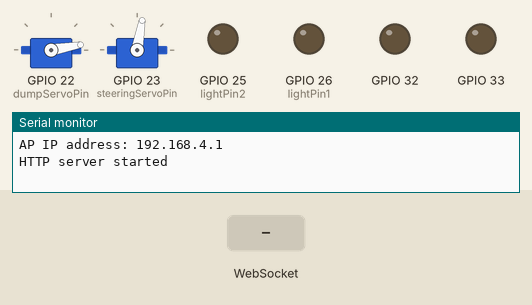
Recording of a sketch running on a simulated ESP32. On the bench: 2 × servo, output pins drawn as LEDs (lit = HIGH), the last lines printed to the serial monitor. The inputs (shaded band) are chosen by the test bench.

Above: at 1.4 s.
1.5 s: WebSocket text "steering" received
At 2.6 s:
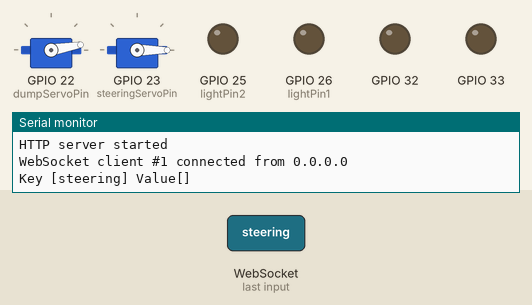
3.0 s: WebSocket text "throttle" received
Timing chart, 0 to 6.0 s (numbered marks = the images above; inputs shaded):
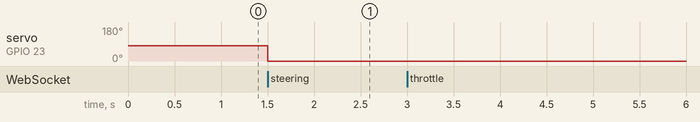

The sketch:

MinDump.ino
```cpp
// make sure to upload with ESP32 Dev Module selected as the board under tools>Board>ESP32 Arduino

#include <Arduino.h>

#include <ESP32Servo.h> // by Kevin Harrington
#include <ESPAsyncWebSrv.h> // by dvarrel
#include <iostream>
#include <sstream>

#if defined(ESP32)
#include <AsyncTCP.h> // by dvarrel
#include <WiFi.h>
#elif defined(ESP8266)
#include <ESPAsyncTCP.h> // by dvarrel
#endif

// defines

#define steeringServoPin  23
#define dumpServoPin 22
#define lightPin1 26
#define lightPin2 25

#define UP 1
#define DOWN 2
#define LEFT 3
#define RIGHT 4
#define ARMUP 5
#define ARMDOWN 6
#define STOP 0

#define RIGHT_MOTOR 1
#define LEFT_MOTOR 0
#define ARM_MOTOR 2

#define FORWARD 1
#define BACKWARD -1

// global constants

extern const char* htmlHomePage PROGMEM;
const char* ssid = "ProfBoots MiniDump 1";

// global variables

Servo steeringServo;
Servo dumpServo;

int dumpBedServoValue = 5;
int lightSwitchTime = 0;
bool horizontalScreen; // when screen orientation is locked vertically this rotates the D-Pad controls so that forward would now be left.
bool removeArmMomentum = false;
bool lightsOff = true;

AsyncWebServer server(80);
AsyncWebSocket wsCarInput("/CarInput");

void steeringControl(int steeringServoValue)
{
  if(dumpServo.attached())
  {
   dumpServo.detach();
    delay(150);
  }
  if(!(steeringServo.attached()))
  {
    steeringServo.attach(steeringServoPin);
  }
  steeringServo.write(steeringServoValue);
}

void dumpControl(int dumpServoValue)
{
   if(steeringServo.attached())
  {
   steeringServo.detach();
    delay(150);
  }
  if(!(dumpServo.attached()))
  {
    dumpServo.attach(dumpServoPin);
  }
  if (dumpServoValue == 5 && dumpBedServoValue < 185)
  {
    dumpBedServoValue = dumpBedServoValue + 5;
    dumpServo.write(dumpBedServoValue);
  }
  if (dumpServoValue == 6 && dumpBedServoValue > 5)
  {
    dumpBedServoValue = dumpBedServoValue - 5;
    dumpServo.write(dumpBedServoValue);
  }
}

void throttleControl(int throttleValue)
{
  if (throttleValue > 20)
  {
    analogWrite(32, throttleValue);
    analogWrite(33, LOW);
  }
  else if (throttleValue < -20)
  {
    throttleValue = throttleValue * -1;
    analogWrite(33, throttleValue);
    analogWrite(32, LOW);
  }
  else
  {
    analogWrite(33, LOW);
    analogWrite(32, LOW);
  }
}
void auxControl(int auxValue)
{
  if ((millis() - lightSwitchTime) > 200)
  {

    Serial.println("Made it to auxcontrol");
    if (auxValue == 1)
    {
      if (lightsOff)
      {
        Serial.println("Made it to if statement");
        digitalWrite(lightPin1, HIGH);
        digitalWrite(lightPin2, LOW);
        lightsOff = false;
      }
      else
      {
        digitalWrite(lightPin1, LOW);
        digitalWrite(lightPin2, LOW);
        lightsOff = true;
      }
      lightSwitchTime = millis();
    }
  }
}

void handleRoot(AsyncWebServerRequest *request)
{
  request->send_P(200, "text/html", htmlHomePage);
}

void handleNotFound(AsyncWebServerRequest *request)
{
  request->send(404, "text/plain", "File Not Found");
}

void onCarInputWebSocketEvent(AsyncWebSocket *server,
                              AsyncWebSocketClient *client,
                              AwsEventType type,
                              void *arg,
                              uint8_t *data,
                              size_t len)
{
  switch (type)
  {
    case WS_EVT_CONNECT:
      Serial.printf("WebSocket client #%u connected from %s\n", client->id(), client->remoteIP().toString().c_str());
      break;
    case WS_EVT_DISCONNECT:
      Serial.printf("WebSocket client #%u disconnected\n", client->id());
      break;
    case WS_EVT_DATA:
      AwsFrameInfo *info;
      info = (AwsFrameInfo*)arg;
      if (info->final && info->index == 0 && info->len == len && info->opcode == WS_TEXT)
      {
        std::string myData = "";
        myData.assign((char *)data, len);
        std::istringstream ss(myData);
        std::string key, value;
        std::getline(ss, key, ',');
        std::getline(ss, value, ',');
        Serial.printf("Key [%s] Value[%s]\n", key.c_str(), value.c_str());
        int valueInt = atoi(value.c_str());
        if (key == "steering")
        {
          steeringControl(valueInt);
        }
        else if (key == "throttle")
        {
          throttleControl(valueInt);
        }
        else if (key == "dump")
        {
          dumpControl(valueInt);
        }
        else if (key == "aux")
        {
          auxControl(valueInt);
        }
      }
      break;
    case WS_EVT_PONG:
    case WS_EVT_ERROR:
      break;
    default:
      break;
  }
}

void setUpPinModes()
{
  pinMode(lightPin1, OUTPUT);
  pinMode(lightPin2, OUTPUT);
  dumpControl(5);
  delay(50);
  steeringControl(80);
}


void setup(void)
{
  setUpPinModes();
  Serial.begin(115200);

  WiFi.softAP(ssid );
  IPAddress IP = WiFi.softAPIP();
  Serial.print("AP IP address: ");
  Serial.println(IP);

  server.on("/", HTTP_GET, handleRoot);
  server.onNotFound(handleNotFound);

  wsCarInput.onEvent(onCarInputWebSocketEvent);
  server.addHandler(&wsCarInput);

  server.begin();
  Serial.println("HTTP server started");
}

void loop()
{
  wsCarInput.cleanupClients();
}
```

HTML.ino
```cpp
// This file contains the HTML data for the ESP32.

const char* htmlHomePage PROGMEM = R"HTMLHOMEPAGE(
<!DOCTYPE html>
<html>
  <head>
  <meta name="viewport" content="width=device-width, initial-scale=.9, maximum-scale=1, user-scalable=yes">
    <style>
    .arrows {
      font-size:50px;
      color:grey;
    }
    td.button {
      background-color:black;
      border-radius:20%;
      box-shadow: 5px 5px #888888;
    }
    td.button:active {
      transform: translate(5px,5px);
      box-shadow: none;
    }
    .auxButton {
  background-color: black; /* Background color of the button */
  box-shadow: 5px 5px #888888;
  color: grey; /* Text color */
  padding: 30px 35px; /* Padding for the button */
  border: none; /* Remove the button border */
  border-radius: 20%; /* Rounded corners */
  font-size: 24px; /* Font size */
  cursor: pointer; /* Cursor style on hover */
  transform: rotate(90deg); /* Rotate the text vertically */
  transform-origin: left center; /* Adjust the origin to change the rotation pivot */
  margin-left: 60px;
  margin-top: 55px;
}
    .auxButton:active {
      transform: translate(-5px,5px);
      transform: rotate(90deg); /* Rotate the text vertically */
      transform-origin: left center;

      box-shadow: none;
    }

    .noselect {
      -webkit-touch-callout: none; /* iOS Safari */
        -webkit-user-select: none; /* Safari */
         -khtml-user-select: none; /* Konqueror HTML */
           -moz-user-select: none; /* Firefox */
            -ms-user-select: none; /* Internet Explorer/Edge */
                user-select: none; /* Non-prefixed version, currently
                                      supported by Chrome and Opera */
    }
        .slidecontainer {
      width: 100%;
    }

    .slider {
      -webkit-appearance: none;
      width: 150%;
      height: 20px;
      border-radius: 5px;
      background: #d3d3d3;
      outline: none;
      opacity: 0.7;
      -webkit-transition: .2s;
      transition: opacity .2s;
    }

    .slider:hover {
      opacity: 1;
    }

    .slider::-webkit-slider-thumb {
      -webkit-appearance: none;
      appearance: none;
      width: 65px;
      height: 65px;
      border-radius: 50%;
      background: red;
      cursor: pointer;
    }

    .slider::-moz-range-thumb {
      width: 60px;
      height: 40px;
      border-radius: 50%;
      background: red;
      cursor: pointer;
    }

.vertical-slider-container {
  display: flex;
  flex-direction: column;
  align-items: center;
  margin-top: 165px;
  width: 5px; /* Adjust the width as needed */
  height: 100px; /* Adjust the height as needed */
}

.vertical-slider {
  writing-mode: bt-lr; /* IE/Edge specific property for vertical text */
  -webkit-appearance: none;
  width: 400px;
  height: 20px;
  transform: rotate(270deg);
     background: #d3d3d3; /* Background color of the slider */
        outline: none;
      opacity: 0.7;
      -webkit-transition: .2s;
      transition: opacity .2s;
}

.vertical-slider:hover {
      opacity: 1;
    }
.vertical-slider::-webkit-slider-thumb {
        -webkit-appearance: none;
      appearance: none;
  width: 65px; /* Adjust the width to make the slider thumb thicker */
  height: 65px; /* Adjust the height to make the slider thumb thicker */
  background-color: red; /* Background color of the slider thumb */
  border: none; /* Remove the default border */
  //margin-top: -5px; /* Center the thumb vertically within the track */
}
    .vertical-slider::-moz-range-thumb {
      width: 60px;
      height: 40px;
      border-radius: 50%;
      background: red;
      cursor: pointer;
    }

    </style>

  </head>
  <body class="noselect" align="center" style="background-color:white; overflow: hidden;" >
    <h1 style="color: black; text-align:center;">MINI-DUMP</h1>

    <table id="mainTable" style="width:400px;margin:auto;table-layout:fixed" CELLSPACING=10>
    <tr>
        <td colspan=2 style="text-align: center;">
         <div class="slidecontainer">
            <input type="range" min="-255" max="255" value="0" class="slider" id="throttle" oninput='sendButtonInput("throttle",value)'>
          </div>
        </td>
      </tr>
      <tr/>
      <tr/>
      <tr/><tr/>
      <tr>
        <td class="button"
    ontouchstart='startSendingButtonInput("dump", "5")'
    onmousedown='startSendingButtonInput("dump", "5")'
    ontouchend='stopSendingButtonInput()'
    onmouseup='stopSendingButtonInput()'>
    <span class="arrows">&#8678;</span></td>
        <td class="button"></td>
        <td class="button"
    ontouchstart='startSendingButtonInput("dump", "6")'
    onmousedown='startSendingButtonInput("dump", "6")'
    ontouchend='stopSendingButtonInput()'
    onmouseup='stopSendingButtonInput()'>
    <span class="arrows">&#8680;</span></td>
      </tr>
      <tr/>
      <tr/>
      <tr/><tr/>
<tr>
  <td style="text-align: left; font-size: 25px"><b></b></td>
  <td>
    <div class="vertical-slider-container">
      <input type="range" min="48" max="112" value="80" class="vertical-slider" id="steering" oninput='sendButtonInput("steering", value)'>
    </div>
  </td>
  <td>
    <button id="auxButton" class="auxButton"
    ontouchstart='startSendingButtonInput("aux", "2")'
    onmousedown='startSendingButtonInput("aux", "2")'
    ontouchend='stopSendingButtonInput()'
    onmouseup='stopSendingButtonInput()'>AUX2</button>
    <button id="auxButton" class="auxButton"
    ontouchstart='startSendingButtonInput("aux", "1")'
    onmousedown='startSendingButtonInput("aux", "1")'
    ontouchend='stopSendingButtonInput()'
    onmouseup='stopSendingButtonInput()'>AUX</button>
</td>
<tr/>
<tr/>
</tr>
</tr>
    </table>

    <script>
      var webSocketCarInputUrl = "ws:\/\/" + window.location.hostname + "/CarInput";
      var websocketCarInput;
      const throttleSlider = document.getElementById('throttle');
      const steeringSlider = document.getElementById('steering');

      function initCarInputWebSocket()
      {
        websocketCarInput = new WebSocket(webSocketCarInputUrl);
        websocketCarInput.onclose   = function(event){setTimeout(initCarInputWebSocket, 2000);};
        websocketCarInput.onmessage = function(event){};
      }

      function sendButtonInput(key, value)
      {
       var data = key + "," + value;
       websocketCarInput.send(data);
      }
      let intervalId = null;

    function startSendingButtonInput(action, value) {
    sendButtonInput(action, value); // Send the initial input when the button is pressed
    intervalId = setInterval(function() {
        sendButtonInput(action, value); // Continuously send the input as long as the button is pressed
    }, 10); // You can adjust the interval (in milliseconds) to control the rate of sending
    }

    function stopSendingButtonInput() {
    clearInterval(intervalId); // Stop sending the input when the button is released
}
      function handleKeyDown(event) {
        if (event.keyCode ===88)
        {
          sendButtonInput("aux", "1");
        }
        if (event.keyCode === 81)
        {
          sendButtonInput("dump", "5");
        }
        if (event.keyCode === 69)
        {
          sendButtonInput("dump", "6");
        }
        if(event.keyCode === 87)
        {
          throttleSlider.value = parseInt(throttleSlider.value) + 255; // You can adjust the increment value as needed
          sendButtonInput("throttle",throttleSlider.value);
      // Trigger the 'input' event on the slider to update its value
          throttleSlider.dispatchEvent(new Event('input'));
        }
        if(event.keyCode === 83)
        {
          throttleSlider.value = parseInt(throttleSlider.value) - 255; // You can adjust the increment value as needed
          sendButtonInput("throttle",throttleSlider.value);
      // Trigger the 'input' event on the slider to update its value
          throttleSlider.dispatchEvent(new Event('input'));
        }
        if(event.keyCode === 65)
        {
          steeringSlider.value = parseInt(steeringSlider.value) + 30; // You can adjust the increment value as needed
          sendButtonInput("steering",steeringSlider.value);
      // Trigger the 'input' event on the slider to update its value
          steeringSlider.dispatchEvent(new Event('input'));
        }
        if(event.keyCode === 68)
        {
          steeringSlider.value = parseInt(steeringSlider.value) - 30; // You can adjust the increment value as needed
          sendButtonInput("steering",steeringSlider.value);
      // Trigger the 'input' event on the slider to update its value
          steeringSlider.dispatchEvent(new Event('input'));
        }
        }


      window.onload = initCarInputWebSocket;
      document.getElementById("mainTable").addEventListener("touchend", function(event){
        event.preventDefault()
      });
      document.addEventListener('keydown', handleKeyDown);
      document.addEventListener('keyup', handleKeyUp);

    </script>
  </body>
</html>
)HTMLHOMEPAGE";
```

Measured:
- after the input at 1.5 s, servo on GPIO 23 (steeringServoPin): 80° → 0° at once
